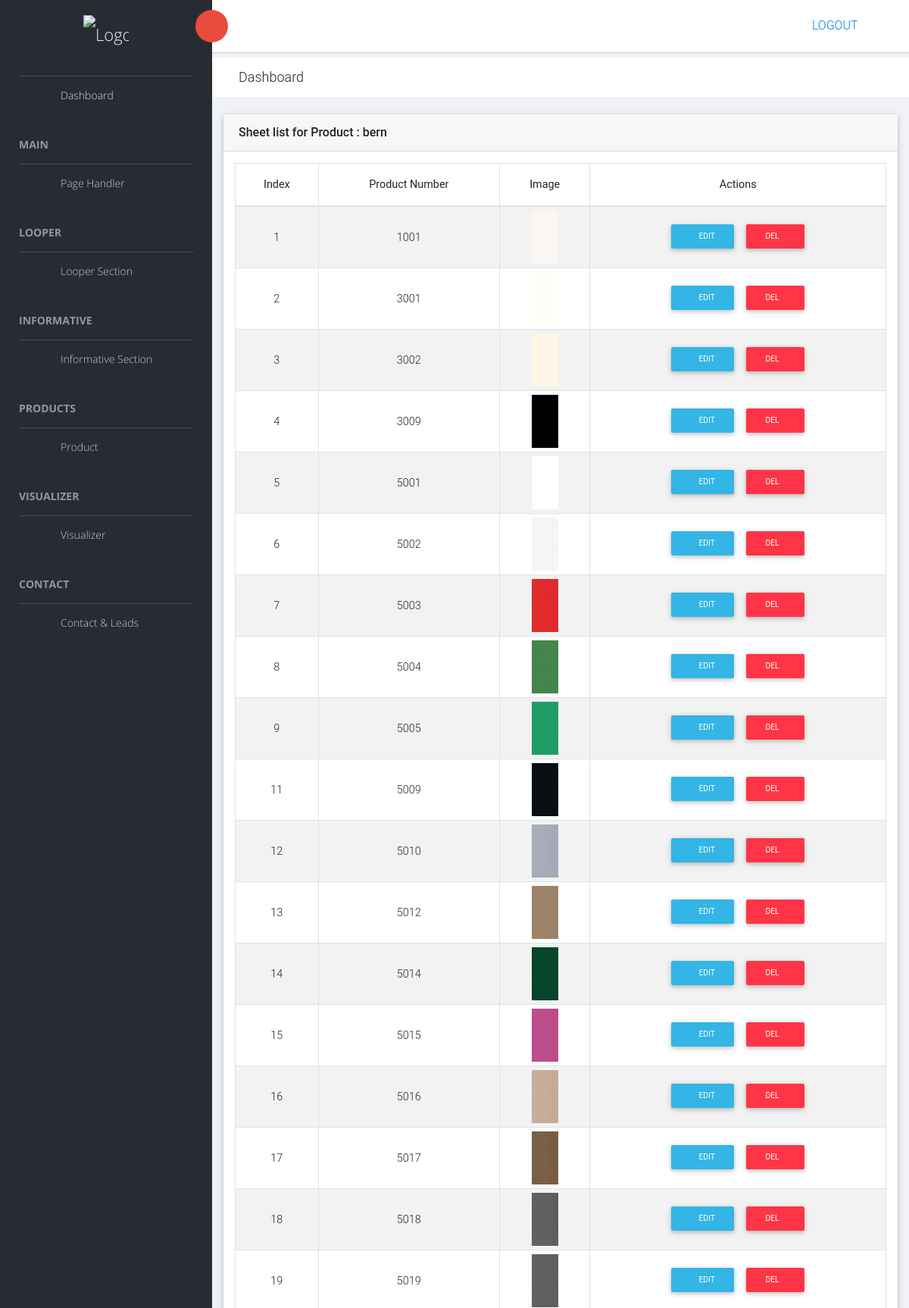
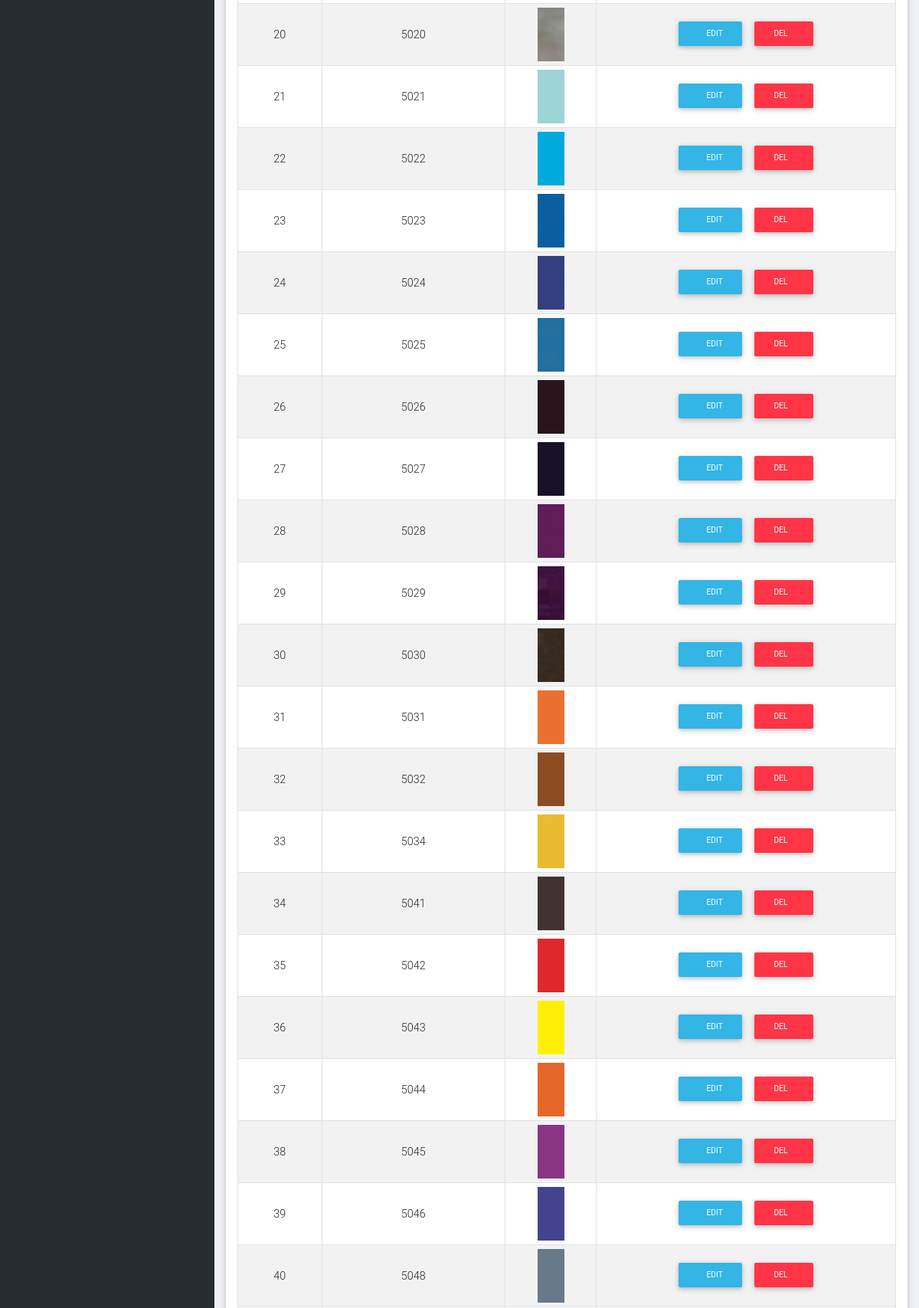
The page /panel/product/sheet/1/ (signed in, upper part) on the database its author committed (2 pictures, top to bottom).
### product/models.py (models this page shows, shortened)
class Product(models.Model) :
    product_name = models.CharField(max_length=250, null=True, blank=True)
    index = models.CharField(max_length=5, null=True, blank=True)
    meta_title = models.CharField(max_length=250, null=True, blank=True)
    meta_description = models.TextField(null=True, blank=True)
    title = models.CharField(max_length=250, null=True, blank=True)
    intro = models.TextField(null=True, blank=True)
    detail = models.TextField(null=True, blank=True)
    is_vsg = models.CharField(max_length=250, null=True, blank=True)
    is_paginate = models.CharField(max_length=250, null=True, blank=True)
    is_tab = models.CharField(max_length=250, null=True, blank=True)
    main_image = models.ImageField(upload_to='product', null=True, blank=True)

class Sheet(models.Model) :
    index = models.IntegerField(default=0, null=True, blank=True)
    number = models.CharField(max_length=10, null=True, blank=True)
    name = models.CharField(max_length=100, null=True, blank=True)
    main_finish = models.CharField(max_length=100, null=True, blank=True, default='')
    sub_finish = models.CharField(max_length=100, null=True, blank=True, default='')
    main_image = models.ImageField(upload_to='product/sheet', null=True, blank=True)
    fk = models.ForeignKey(Product, on_delete=models.PROTECT, null=True, blank=True)

### product/views.py (the view)
# urls.py: url(r"^panel/product/sheet/(?P<product_pk>\d+)/$", views.sheet_back, name="sheet_back"),
def sheet_back(request, product_pk) :
    if not request.user.is_authenticated :
        return redirect('mylogin')
    try:
        product = Product.objects.get(pk=product_pk)
    except Product.DoesNotExist:
        product = None
    if product != None :
        sheet = Sheet.objects.filter(fk=product)
        return render(request, 'sheet_back.html', {
            'product_pk': product_pk,
            'product': product,
            'sheet': sheet,
        })
    else :
        return HttpResponse('Product object not found !')

### product/templates/sheet_back.html (shortened to what this page needs)
{% extends 'master_back.html' %}
{% load static %}
{% block headblock %}
    <link rel="stylesheet" href="{% static 'back/vendors/datatables.net-bs4/css/dataTables.bootstrap4.min.css' %}">
    <link rel="stylesheet" href="{% static 'back/vendors/datatables.net-buttons-bs4/css/buttons.bootstrap4.min.css' %}">
    <link href="{% static 'back/vendors/mdb/mdb.min.css' %}" rel="stylesheet">
{% endblock %}
{% block page_content %}
    <div class="animated fadeIn">
        <div class="row">
            <div class="col-md-12">
                <div class="card" id="looper">
                    <div class="card-header">
                        <strong class="card-title">Sheet list for Product : {{product.product_name}}</strong>
                    </div>
                    <div class="card-body">
                        <table id="bootstrap-data-table-export" class="dataa-table table table-striped table-bordered">
                            <thead>
                                <tr>
                                    <th class="text-center">Index</th>
                                    <th class="text-center">Product Number</th>
                                    <th class="text-center">Image</th>
                                    <th class="text-center">Actions</th>
                                </tr>
                            </thead>
                            <tbody>
                                {% if sheet %}
                                {% for sheet in sheet %}
                                <tr class='lightGallery'>
                                    <td class="text-center ver-align">
                                        {{sheet.index}}
                                    </td>
                                    <td class="text-center ver-align">
                                        {{sheet.number}}
                                    </td>
                                    <td class="text-center" style="padding-top: 5px; padding-bottom: 5px;" data-src="{{sheet.main_image.url}}">
                                        <a href="{% if sheet.main_image %} {{sheet.main_image.url}} {% endif %}" class="js-img-viewer-fit" data-caption="Rang Decor" data-id="lion">
                                            <img class="img-responsive dg-picture-zoom" src="{% if sheet.main_image %} {{sheet.main_image.url}} {% endif %}" alt="" style="height: 70px;">
                                        </a>
                                    </td>
                                    <td class="text-center">
                                        <a href="{% url 'sheet_edit' product_pk sheet.pk %}"><button type="button" class="btn btn-info btn-sm"><i class="fa fa-pencil"></i> Edit</button></a>
                                        <a href="#"><button type="button" class="btn btn-danger btn-sm" data-toggle="modal" data-target="#sheet_{{sheet.pk}}">Del<i class="fa fa-times"></i></button></a>
                                    </td>
                                </tr>
                                {% endfor %}
                                {% endif %}
                            </tbody>
                        </table>
                        <br><br><br>
                    </div>
                </div>
            </div>
        </div>
    </div>
{% endblock %}

### product/templates/sheet_back.html (style rules this page uses)
.ver-align { vertical-align: middle !important; }

### rows shown on the page
Product: product_name "bern"
Sheet: index "1", number "1001", main_image (picture)
Sheet: index "2", number "3001", main_image (picture)
Sheet: index "3", number "3002", main_image (picture)
Sheet: index "4", number "3009", main_image (picture)
Sheet: index "5", number "5001", main_image (picture)
Sheet: index "6", number "5002", main_image (picture)
Sheet: index "7", number "5003", main_image (picture)
Sheet: index "8", number "5004", main_image (picture)
Sheet: index "9", number "5005", main_image (picture)
Sheet: index "11", number "5009", main_image (picture)
Sheet: index "12", number "5010", main_image (picture)
Sheet: index "13", number "5012", main_image (picture)
Sheet: index "14", number "5014", main_image (picture)
Sheet: index "15", number "5015", main_image (picture)
Sheet: index "16", number "5016", main_image (picture)
Sheet: index "17", number "5017", main_image (picture)
Sheet: index "18", number "5018", main_image (picture)
Sheet: index "19", number "5019", main_image (picture)
Sheet: index "20", number "5020", main_image (picture)
Sheet: index "21", number "5021", main_image (picture)
Sheet: index "22", number "5022", main_image (picture)
Sheet: index "23", number "5023", main_image (picture)
Sheet: index "24", number "5024", main_image (picture)
Sheet: index "25", number "5025", main_image (picture)
Sheet: index "26", number "5026", main_image (picture)
Sheet: index "27", number "5027", main_image (picture)
Sheet: index "28", number "5028", main_image (picture)
Sheet: index "29", number "5029", main_image (picture)
Sheet: index "30", number "5030", main_image (picture)
Sheet: index "31", number "5031", main_image (picture)
Sheet: index "32", number "5032", main_image (picture)
Sheet: index "33", number "5034", main_image (picture)
Sheet: index "34", number "5041", main_image (picture)
Sheet: index "35", number "5042", main_image (picture)
Sheet: index "36", number "5043", main_image (picture)
Sheet: index "37", number "5044", main_image (picture)
Sheet: index "38", number "5045", main_image (picture)
Sheet: index "39", number "5046", main_image (picture)
Sheet: index "40", number "5048", main_image (picture)
